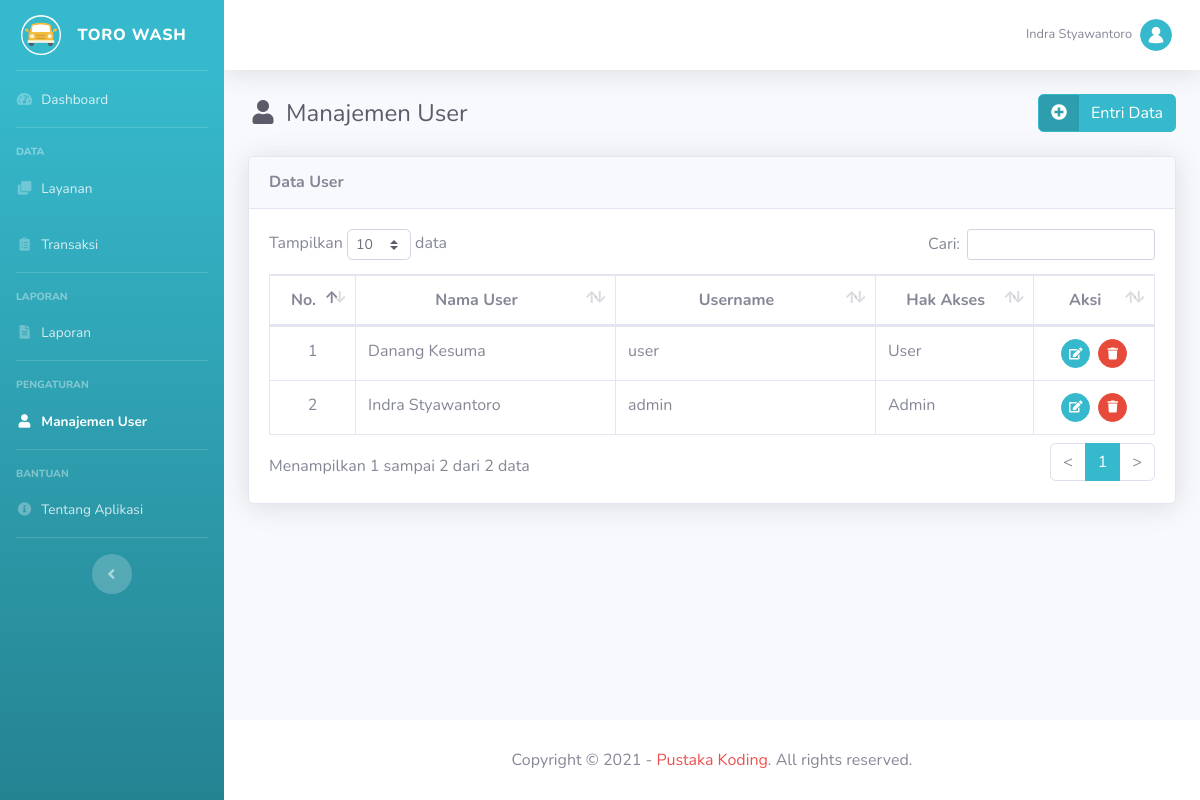
The page /main.php?module=user (signed in) on the database its author committed.
### tables this page shows
CREATE TABLE `tbl_user` (
  `id_user` int(11) NOT NULL,
  `nama_user` varchar(30) NOT NULL,
  `username` varchar(30) NOT NULL,
  `password` varchar(255) NOT NULL,
  `hak_akses` enum('Admin','User') NOT NULL
);

### modules/user/tampil_data.php (the view, shortened to what this page needs)
<?php
if (basename($_SERVER['PHP_SELF']) === basename(__FILE__)) {
  header('location: 404.html');
}
else { ?>
  <div class="container-fluid">
    <div class="d-sm-flex align-items-center justify-content-between mb-4">
      <h1 class="h4 mb-0 text-gray-800"><i class="fas fa-user fa-fw mr-2"></i>Manajemen User</h1>
      <a href="?module=form_entri_user" class="btn btn-info btn-icon-split">
        <span class="icon"><i class="fas fa-plus-circle"></i></span>
        <span class="text">Entri Data</span>
      </a>
    </div>
    <div class="card shadow mb-4">
      <div class="card-header py-3">
        <h6 class="m-0 font-weight-bold">Data User</h6>
      </div>
      <div class="card-body">
        <div class="table-responsive">
          <table class="table table-bordered" id="dataTable" width="100%" cellspacing="0">
            <thead>
              <tr>
                <th class="text-center">No.</th>
                <th class="text-center">Nama User</th>
                <th class="text-center">Username</th>
                <th class="text-center">Hak Akses</th>
                <th class="text-center">Aksi</th>
              </tr>
            </thead>
            <tbody>
              <?php
              $no = 1;
              $query = mysqli_query($mysqli, "SELECT id_user, nama_user, username, hak_akses FROM tbl_user ORDER BY id_user DESC")
                                              or die('Ada kesalahan pada query tampil data : ' . mysqli_error($mysqli));
              while ($data = mysqli_fetch_assoc($query)) { ?>
                <tr>
                  <td width="30" class="text-center"><?php echo $no++; ?></td>
                  <td width="180"><?php echo $data['nama_user']; ?></td>
                  <td width="180"><?php echo $data['username']; ?></td>
                  <td width="100"><?php echo $data['hak_akses']; ?></td>
                  <td width="70" class="text-center">
                    <div>
                      <a href="?module=form_ubah_user&id=<?php echo $data['id_user']; ?>" class="btn btn-info btn-circle btn-sm mr-md-1" data-toggle="tooltip" data-placement="top" title="Ubah">
                        <i class="fas fa-edit"></i>
                      </a>
                      <a href="modules/user/proses_hapus.php?id=<?php echo $data['id_user']; ?>" onclick="return confirm('Anda yakin ingin menghapus data user dengan username <?php echo $data['username']; ?>?')" class="btn btn-danger btn-circle btn-sm" data-toggle="tooltip" data-placement="top" title="Hapus">
                        <i class="fas fa-trash"></i>
                      </a>
                    </div>
                  </td>
                </tr>
              <?php } ?>
            </tbody>
          </table>
        </div>
      </div>
    </div>
  </div>
<?php } ?>

### rows shown on the page
tbl_user: nama_user "Danang Kesuma", username "user", hak_akses "User"
tbl_user: nama_user "Indra Styawantoro", username "admin", hak_akses "Admin"

### other values the page prints
$_SESSION['nama_user'] "Indra Styawantoro"
